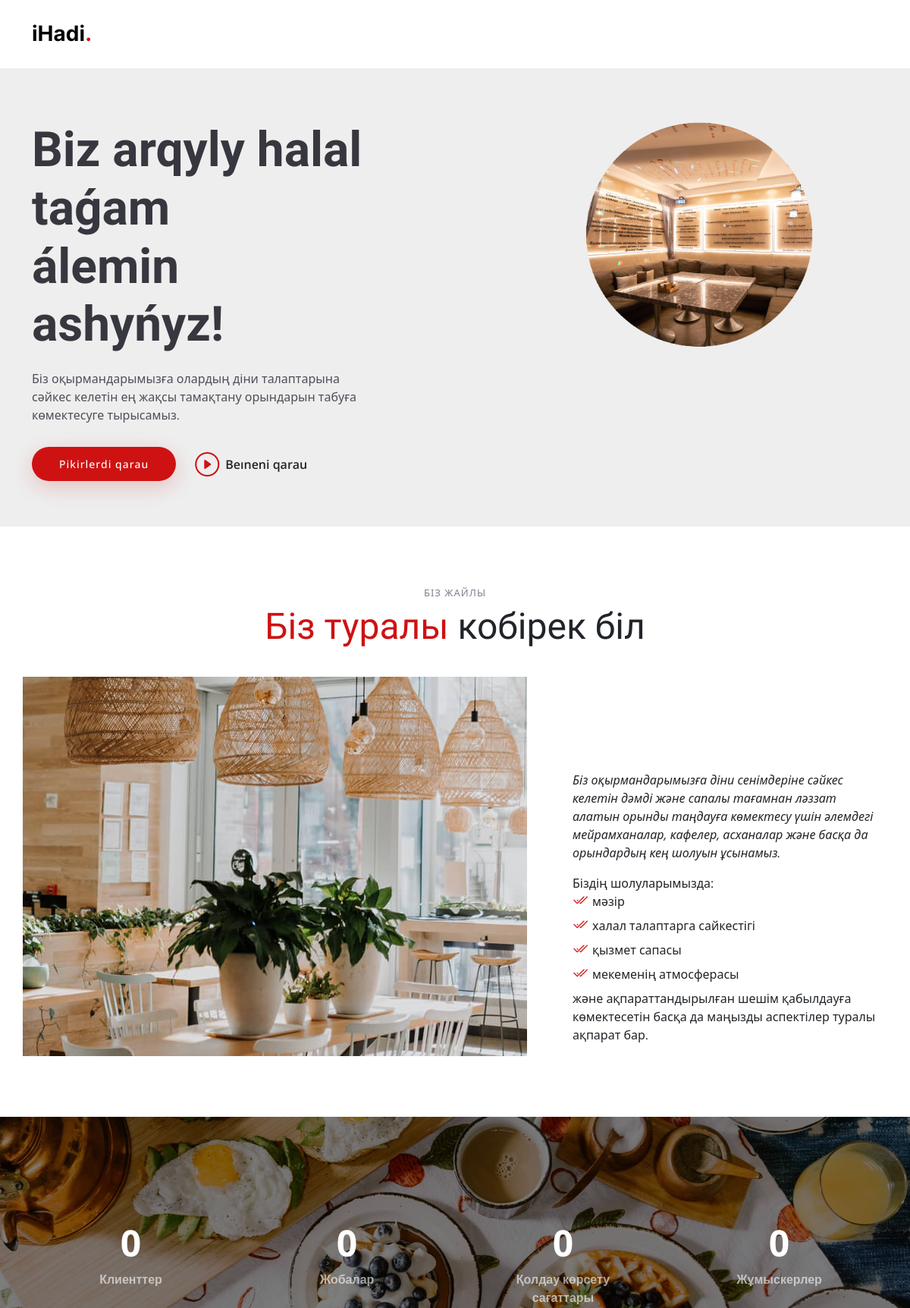
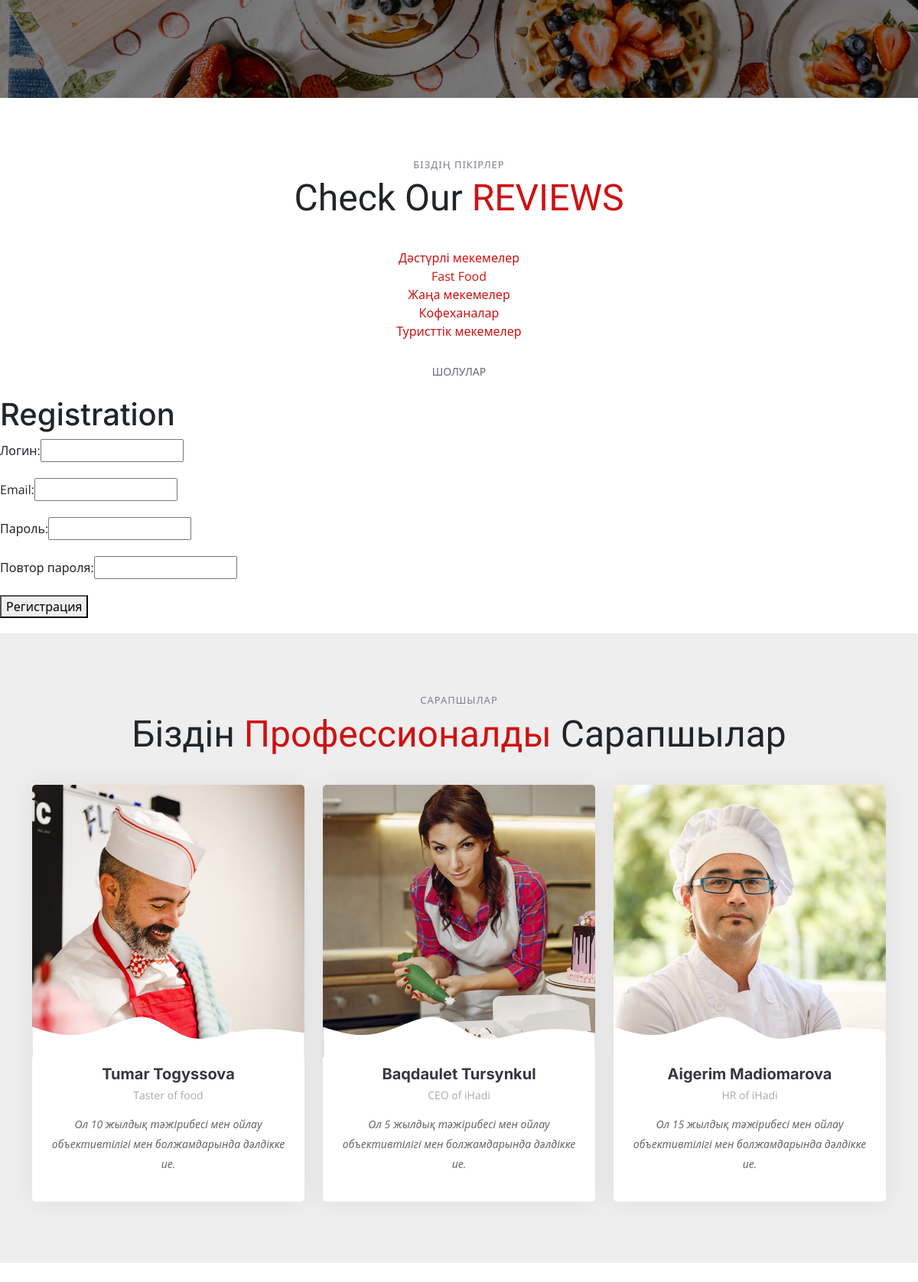
The page /register/ (signed in, upper part) on the database its author committed (2 pictures, top to bottom).
### hadipage/models.py (models this page shows, shortened)
class Category(models.Model):
    name=models.CharField(max_length=100, db_index=True)
    slug = models.SlugField(max_length=255, unique=True, db_index=True, verbose_name="URL")
    def get_absolute_url(self):
        return reverse('category', kwargs={'category_slug': self.slug})
    class Meta:
        verbose_name='Категория'
        verbose_name_plural='Категории'
        ordering=['id']

### hadipage/views.py (the view, shortened to what this page needs)
# urls.py: path('register/',RegisterUser.as_view(),name='register'),
class RegisterUser(DataMixin,CreateView):
    form_class = RegisterUserForm
    template_name='hadipage/register.html'
    success_url = reverse_lazy('login')
    def get_context_data(self,*,object_list=None, **kwargs):
        context=super().get_context_data(**kwargs)
        c_def=self.get_user_context(title="Registration")
        return dict(list(context.items())+list(c_def.items()))

### hadipage/forms.py
class RegisterUserForm(UserCreationForm):
    username = forms.CharField(label='Логин', widget=forms.TextInput(attrs={'class': 'form-input'}))
    email = forms.EmailField(label='Email', widget=forms.EmailInput(attrs={'class': 'form-input'}))
    password1 = forms.CharField(label='Пароль', widget=forms.PasswordInput(attrs={'class': 'form-input'}))
    password2 = forms.CharField(label='Повтор пароля', widget=forms.PasswordInput(attrs={'class': 'form-input'}))
    class Meta:
        model = User
        fields = ('username', 'email', 'password1', 'password2')

### hadipage/templatetags/hadipage_tags.py (called while the page is built)
@register.inclusion_tag('hadipage/list_categories.html')
def show_categories(sort=None,cat_selected=0):
    if not sort:
        cats=Category.objects.all()
    else:
        cats=Category.objects.order_by(sort)
    return {"cats": cats,"cat_selected":cat_selected}

### hadipage/utils.py (called while the page is built)
    def get_user_context(self,**kwargs):
        context = kwargs
        cats = Category.objects.all()
        context['menu']=menu
        context['cats']=cats
        if 'cat_selected' not in context:
            context['cat_selected']=0
        return context

### hadipage/templates/hadipage/register.html (shortened to what this page needs)
{% extends 'hadipage/index.html' %}
{% block content %}
<h1>{{title}}</h1>
<form method="post">
{% for f in form %}
<p><label class="form-label" for="{{ f.id_for_label }}">{{f.label}}: </label>{{ f }}</p>
{% endfor %}
    <button type="submit">Регистрация</button>
</form>
{% endblock %}

### hadipage/templates/hadipage/list_categories.html
{% for c in cats %}
<ul class="nav nav-tabs d-flex justify-content-center" data-aos="fade-up" data-aos-delay="200">
          {% if c.pk == cat_selected %}
          <li class="nav-item">
            <a class="nav-link active show" data-bs-toggle="tab" data-bs-target="">
              <h4>{{c.name}}</h4>
            </a>
          </li>
          {% else %}
          <li><a href="{{ c.get_absolute_url }}">{{c.name}}</a></li>
{% endif %}
          </ul>
{% endfor %}

### hadipage/static/hadipage/assets/css/main.css (style rules this page uses)
:root { --font-default: "Open Sans", system-ui, -apple-system, "Segoe UI", Roboto, "Helvetica Neue", Arial, "Noto Sans", "Liberation Sans", sans-serif, "Apple Color Emoji", "Segoe UI Emoji", "Segoe UI Symbol", "Noto Color Emoji"; --font-primary: "Amatic SC", sans-serif; --font-secondary: "Inter", sans-serif; }
:root { --color-default: #212529; --color-primary: #ce1212; --color-secondary: #37373f; }
:root { scroll-behavior: smooth; }
body { font-family: var(--font-default); color: var(--color-default); }
a { color: var(--color-primary); text-decoration: none; }
h1, h2, h3, h4, h5, h6 { font-family: var(--font-secondary); }
.menu .nav-tabs { border: 0; }

### rows shown on the page
Category: name "Дәстүрлі мекемелер"
Category: name "Fast Food"
Category: name "Жаңа мекемелер"
Category: name "Кофеханалар"
Category: name "Туристтік мекемелер"

### other values the page prints
{{ title }} "Registration"
{{ f.label }} "Логин" "Email" "Пароль" "Повтор пароля"
